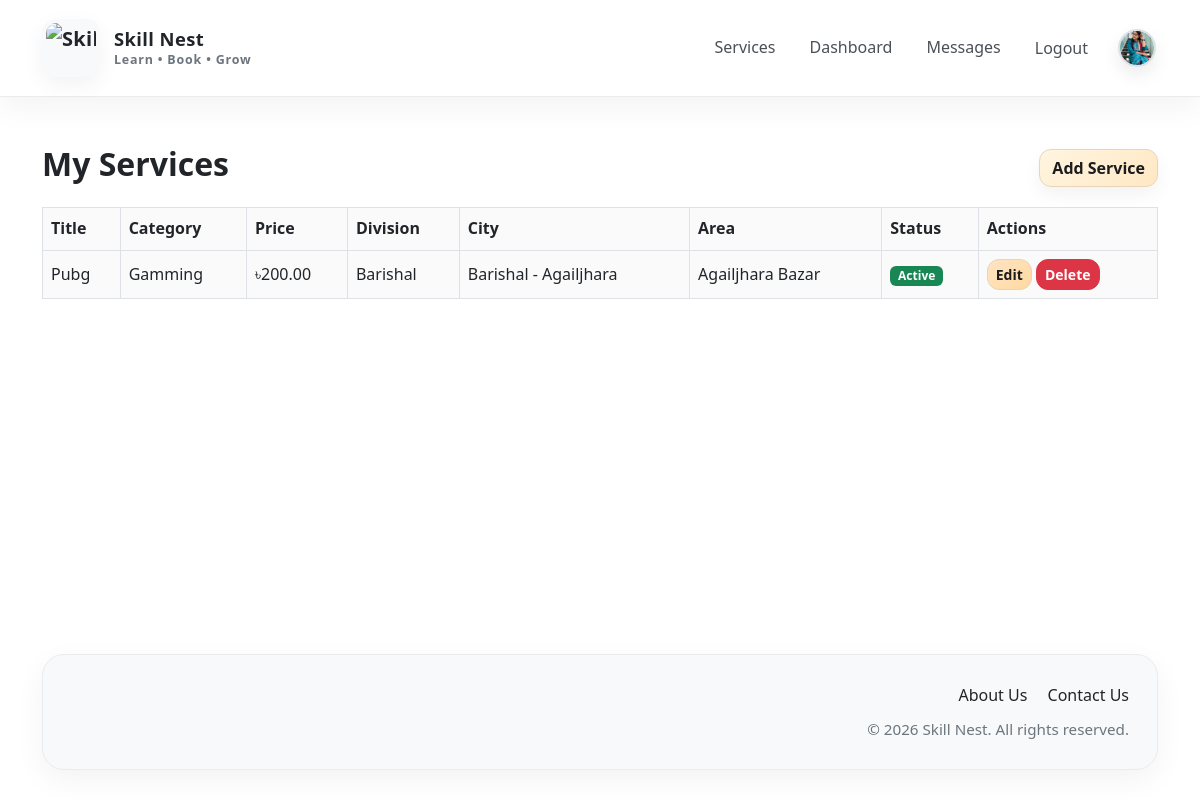
/services/provider/my-services/ (signed in), run on the app's committed database.
### accounts/models.py (models this page shows, shortened)
class User(AbstractUser):
    ROLE_CHOICES = (
        ('learner', 'Learner'),
        ('provider', 'Provider'),
        ('admin_user', 'Admin User'),
    )
    role = models.CharField(max_length=20, choices=ROLE_CHOICES, default='learner')
    email = models.EmailField(unique=True)
    division = models.CharField(max_length=100, blank=True)
    city = models.CharField(max_length=100, blank=True)
    area = models.CharField(max_length=100, blank=True)
    address = models.TextField(blank=True)
    phone = models.CharField(max_length=20, blank=True)
    profile_picture = models.ImageField(upload_to='profiles/', blank=True, null=True)
    is_provider_verified = models.BooleanField(default=False)
    is_suspended = models.BooleanField(default=False)
    temporary_password_sent = models.BooleanField(default=False)
    USERNAME_FIELD = 'email'
    REQUIRED_FIELDS = ['username']

### services/models.py (models this page shows, shortened)
class Service(models.Model):
    provider = models.ForeignKey(settings.AUTH_USER_MODEL, on_delete=models.CASCADE, related_name='services')
    category = models.ForeignKey(ServiceCategory, on_delete=models.SET_NULL, null=True, related_name='services')
    title = models.CharField(max_length=200)
    description = models.TextField()
    price = models.DecimalField(max_digits=10, decimal_places=2)
    duration_minutes = models.PositiveIntegerField()
    division = models.CharField(max_length=100)
    city = models.CharField(max_length=100)
    area = models.CharField(max_length=100)
    address = models.TextField()
    image = models.ImageField(upload_to='services/', blank=True, null=True)
    is_active = models.BooleanField(default=True)
    created_at = models.DateTimeField(auto_now_add=True)
    updated_at = models.DateTimeField(auto_now=True)
    class Meta:
        ordering = ['-created_at']

class ServiceCategory(models.Model):
    name = models.CharField(max_length=100, unique=True)
    class Meta:
        ordering = ['name']
        verbose_name_plural = 'Service Categories'
    def __str__(self):
        return self.name

### accounts/decorators.py (the view)
    def wrapper(request, *args, **kwargs):
        if not request.user.is_authenticated:
            messages.error(request, 'Please log in first.')
            return redirect('login')
        if request.user.role != 'provider':
            messages.error(request, 'Only providers can access this page.')
            return redirect('dashboard_redirect')
        return view_func(request, *args, **kwargs)

### services/views.py (called while the page is built)
@provider_required
def provider_service_list(request):
    services = Service.objects.filter(provider=request.user)
    return render(request, 'services/provider_service_list.html', {'services': services})

### templates/services/provider_service_list.html
{% extends 'base.html' %}
{% block content %}
<div class="d-flex justify-content-between align-items-center mb-3">
    <h2>My Services</h2>
    <a href="{% url 'add_service' %}" class="btn btn-primary">Add Service</a>
</div>
<table class="table table-bordered table-striped">
    <thead>
        <tr>
            <th>Title</th>
            <th>Category</th>
            <th>Price</th>
            <th>Division</th>
            <th>City</th>
            <th>Area</th>
            <th>Status</th>
            <th>Actions</th>
        </tr>
    </thead>
    <tbody>
        {% for service in services %}
        <tr>
            <td>{{ service.title }}</td>
            <td>{{ service.category }}</td>
            <td>৳{{ service.price }}</td>
            <td>{{ service.division }}</td>
            <td>{{ service.city }}</td>
            <td>{{ service.area }}</td>
            <td>
                {% if service.is_active %}
                    <span class="badge bg-success">Active</span>
                {% else %}
                    <span class="badge bg-secondary">Disabled</span>
                {% endif %}
            </td>
            <td>
                <a href="{% url 'edit_service' service.id %}" class="btn btn-sm btn-warning">Edit</a>
                <a href="{% url 'delete_service' service.id %}" class="btn btn-sm btn-danger">Delete</a>
            </td>
        </tr>
        {% empty %}
        <tr>
            <td colspan="8" class="text-center">No services added yet.</td>
        </tr>
        {% endfor %}
    </tbody>
</table>
{% endblock %}

### templates/base.html (shortened to what this page needs)
{% load static %}
<!DOCTYPE html>
<html lang="en">
<head>
    <link href="https://cdn.jsdelivr.net/npm/bootstrap@5.3.3/dist/css/bootstrap.min.css" rel="stylesheet">
    <link rel="stylesheet" href="{% static 'css/style.css' %}">
</head>
<body class="skillnest-body d-flex flex-column min-vh-100">
<nav class="navbar navbar-expand-lg skillnest-navbar sticky-top">
    <div class="container">
        <a class="navbar-brand skillnest-brand" href="{% url 'home' %}">
            <img src="{% static 'img/logo.png' %}" alt="Skill Nest Logo" class="skillnest-logo">
            <div class="brand-text-wrap">
                <span class="brand-title">Skill Nest</span>
                <span class="brand-subtitle">Learn • Book • Grow</span>
            </div>
        </a>
        <div class="collapse navbar-collapse" id="navbarNav">
            {% if user.is_authenticated %}
                <ul class="navbar-nav ms-auto align-items-lg-center nav-gap">
                    <li class="nav-item">
                        <a class="nav-link skillnest-nav-link {% if request.resolver_match.url_name == 'service_list' %}active{% endif %}"
                           href="{% url 'service_list' %}">Services</a>
                    </li>
                    <li class="nav-item">
                        <a class="nav-link skillnest-nav-link {% if request.resolver_match.url_name == 'dashboard_redirect' %}active{% endif %}"
                           href="{% url 'dashboard_redirect' %}">Dashboard</a>
                    </li>
                    <li class="nav-item">
                        <a class="nav-link skillnest-nav-link {% if request.resolver_match.url_name == 'inbox' %}active{% endif %}"
                           href="{% url 'inbox' %}">Messages</a>
                    </li>
                    <li class="nav-item">
                        <form method="post" action="{% url 'logout' %}" class="d-inline">
                            <button type="submit" class="nav-link btn btn-link text-decoration-none skillnest-nav-link navbar-logout-btn">
                                Logout
                            </button>
                        </form>
                    </li>
                    <li class="nav-item ms-lg-2">
                        <a class="navbar-profile-link" href="{% url 'profile_manage' %}" title="Profile">
                            {% if user.profile_picture %}
                                <img src="{{ user.profile_picture.url }}"
                                     alt="Profile"
                                     class="navbar-profile-img">
                            {% else %}
                                <div class="navbar-profile-placeholder">
                                    {{ user.username|first|upper }}
                                </div>
                            {% endif %}
                        </a>
                    </li>
                </ul>
            {% endif %}
        </div>
    </div>
</nav>
<main class="container mt-4 mt-lg-5 flex-grow-1">
    {% block content %}{% endblock %}
</main>
<footer class="skillnest-footer mt-5">
    <div class="container">
        <div class="footer-shell">
            <div class="row g-4 align-items-center">
                <div class="col-lg-6">
                </div>
                <div class="col-lg-6 text-lg-end">
                    <div class="footer-links mb-2">
                        <a href="{% url 'about_us' %}" class="footer-link me-3">About Us</a>
                        <a href="{% url 'contact_us' %}" class="footer-link">Contact Us</a>
                    </div>
                    <p class="footer-copy mb-0">© 2026 Skill Nest. All rights reserved.</p>
                </div>
            </div>
        </div>
    </div>
</footer>
</body>
</html>

### static/css/style.css (style rules this page uses)
:root { --bg-primary: #ffffff; --bg-secondary: #f8f9fa; --bg-elevated: #ffffff; --bg-soft: #f1f3f5; --border-color: #dee2e6; --text-primary: #212529; --text-secondary: #495057; --text-muted: #6c757d; --accent-blue: #FFF5E1; --accent-teal: #FFEED9; --accent-gold: #FFE4C4; --accent-highlight: #FFF8EC; --success-dark: #d4edda; --danger-dark: #f8d7da; --warning-dark: #fff3cd; --info-dark: #d1ecf1; --shadow-soft: 0 10px 30px rgba(0, 0, 0, 0.05); --shadow-card: 0 12px 35px rgba(0, 0, 0, 0.08); --radius-lg: 18px; --radius-md: 14px; --radius-sm: 10px; --transition: all 0.28s ease; }
html { scroll-behavior: smooth; }
body.skillnest-body { background: #ffffff; color: var(--text-primary); font-family: "Segoe UI", Tahoma, Geneva, Verdana, sans-serif; line-height: 1.6; }
h1, h2, h3, h4, h5, h6 { color: var(--text-primary); font-weight: 700; }
p, li, span, label, small { color: var(--text-secondary); }
a { color: #856404; transition: var(--transition); }
.table { color: var(--text-primary); --bs-table-bg: transparent; --bs-table-color: var(--text-primary); --bs-table-border-color: #dee2e6; --bs-table-striped-bg: rgba(0, 0, 0, 0.02); --bs-table-hover-bg: rgba(255, 245, 225, 0.3); }
.table th, .table td { vertical-align: middle; border-color: #dee2e6; }
.table thead th { color: var(--text-primary); font-weight: 600; background-color: rgba(0, 0, 0, 0.02); }
.btn { border-radius: 12px; font-weight: 600; transition: var(--transition); }
.btn-primary { background: linear-gradient(135deg, var(--accent-blue), #ffe8c4); border: 1px solid #e6d5b8; color: #1b1c1f; box-shadow: 0 8px 18px rgba(0, 0, 0, 0.05); font-weight: 600; border-radius: 12px; transition: var(--transition); }
.btn-warning { background: linear-gradient(135deg, var(--accent-gold), #ffd9a0); border: 1px solid #e6d5b8; color: #1b1c1f; }
.skillnest-navbar { background: rgba(255, 255, 255, 0.96); backdrop-filter: blur(14px); border-bottom: 1px solid #e9ecef; box-shadow: 0 10px 30px rgba(0, 0, 0, 0.05); padding-top: 14px; padding-bottom: 14px; }
.skillnest-brand { display: inline-flex; align-items: center; gap: 12px; text-decoration: none; font-weight: 700; color: var(--text-primary) !important; letter-spacing: 0.3px; }
.skillnest-nav-link { color: var(--text-secondary) !important; font-weight: 500; position: relative; padding: 10px 14px !important; border-radius: 10px; transition: var(--transition); }
.nav-gap { gap: 6px; }
.navbar-profile-link { display: flex; align-items: center; justify-content: center; text-decoration: none; padding: 2px; border-radius: 50%; transition: var(--transition); }
.navbar-profile-img { width: 38px; height: 38px; min-width: 38px; min-height: 38px; max-width: 38px; max-height: 38px; object-fit: cover; border-radius: 50%; border: 2px solid #dee2e6; display: block; box-shadow: 0 8px 18px rgba(0, 0, 0, 0.08); }
.navbar-logout-btn { border: none; background: none; padding: 10px 14px !important; }
.skillnest-footer { padding: 0 0 30px; }
.footer-shell { background: #f8f9fa; border: 1px solid #e9ecef; border-radius: 22px; padding: 28px; box-shadow: var(--shadow-soft); }
.footer-link { color: var(--text-primary); text-decoration: none; font-weight: 500; }
.footer-copy { color: var(--text-muted); font-size: 0.95rem; }
.skillnest-brand { display: inline-flex; align-items: center; gap: 14px; text-decoration: none; color: var(--text-primary) !important; }
.skillnest-logo { width: 58px; height: 58px; object-fit: contain; border-radius: 14px; padding: 4px; background: #f8f9fa; box-shadow: 0 8px 22px rgba(0, 0, 0, 0.05); }
.brand-text-wrap { display: flex; flex-direction: column; line-height: 1.1; }
.brand-title { font-size: 1.15rem; font-weight: 700; color: var(--text-primary); letter-spacing: 0.4px; }
.brand-subtitle { font-size: 0.78rem; color: var(--text-muted); letter-spacing: 0.8px; margin-top: 4px; }
.table tbody tr td { color: var(--text-primary) !important; }

### data on the page
User: profile_picture (picture)
Service: title "Pubg", category "Gamming", price "200.00", division "Barishal", city "Barishal - Agailjhara", area "Agailjhara Bazar", is_active "Active"
